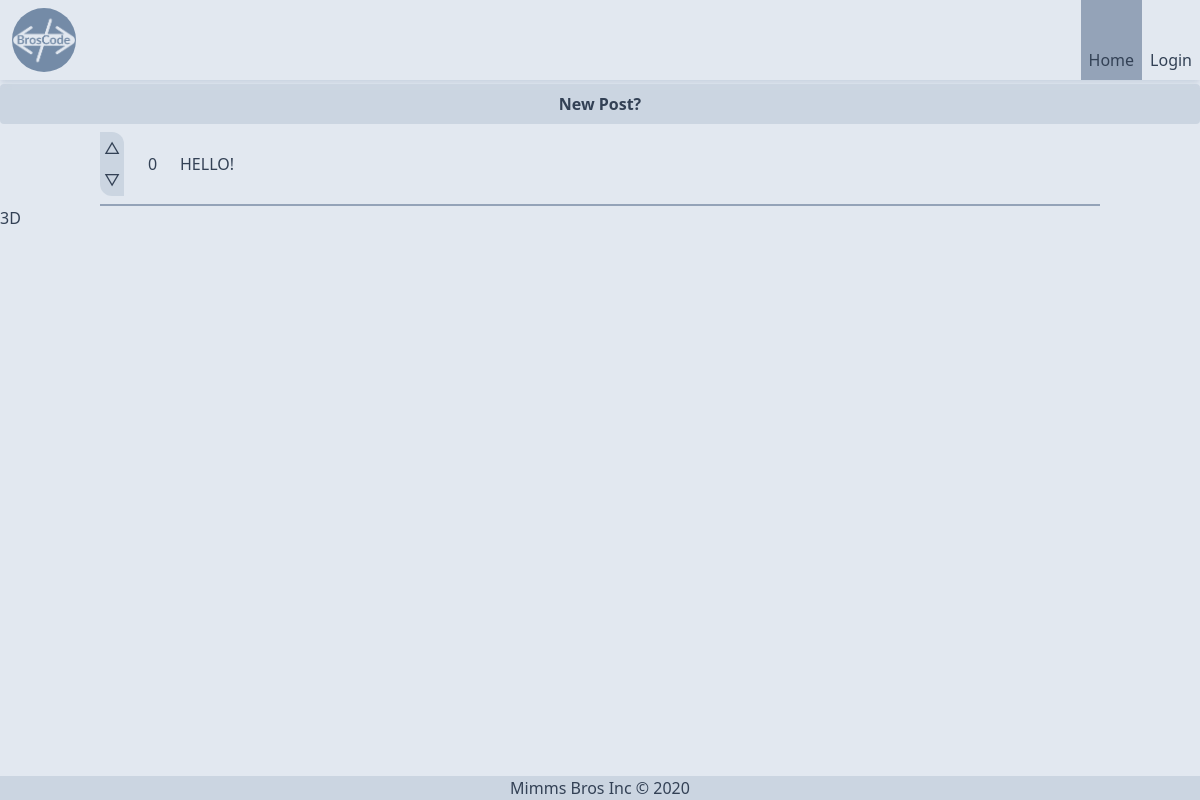
The app's page /, older data.
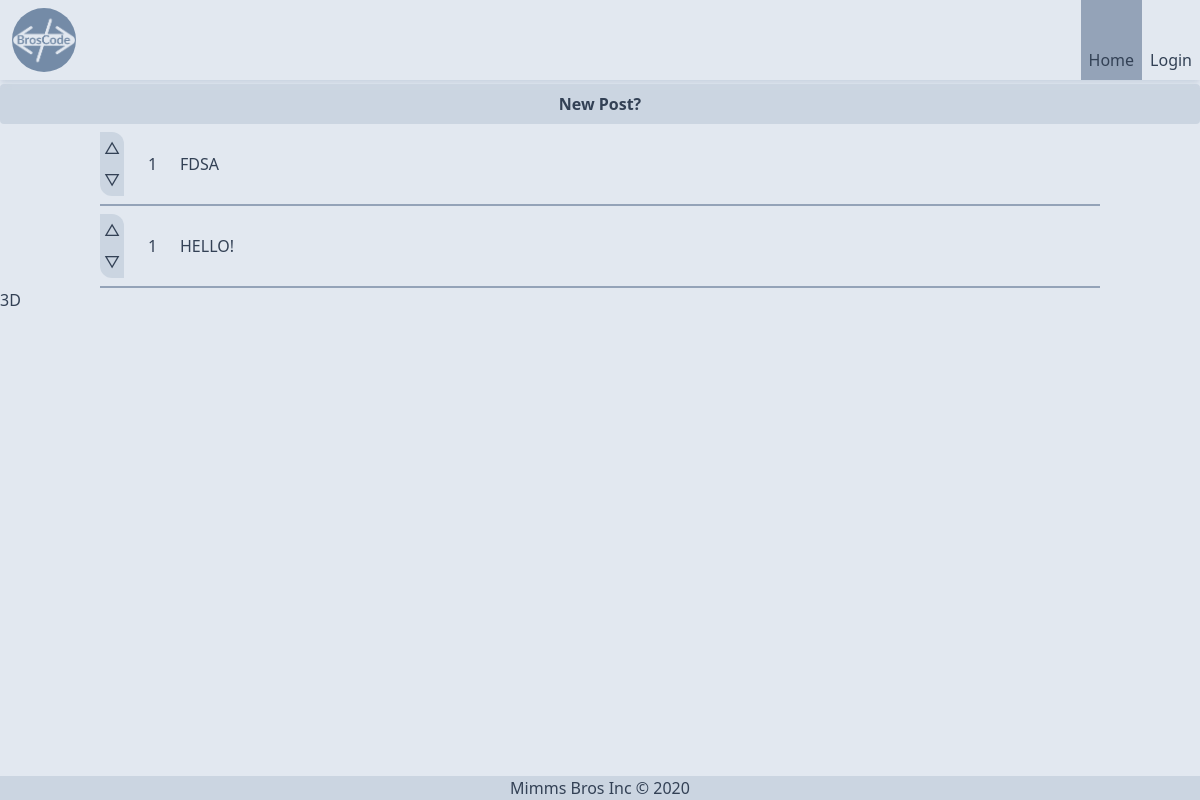
The same page, newer data.
### blog/models.py (models this page shows, shortened)
class Post(models.Model):
    author = models.ForeignKey(User, on_delete=models.CASCADE)
    title = models.CharField(max_length=100)
    content = models.TextField()
    created_at = models.DateTimeField(auto_now_add=True)
    updated_at = models.DateTimeField(auto_now=True)
    votes = models.IntegerField(default=0)
    users_upvoted = models.ManyToManyField(User, blank=True, related_name='users_upvoted_post')
    users_downvoted = models.ManyToManyField(User, blank=True, related_name='users_downvoted_post')

### blog/views.py (the view)
# urls.py: path('', views.index, name='index'),
def index(request):
    latest_posts_list = Post.objects.order_by('-created_at')[:5]
    latest_posts_comments = []
    if latest_posts_list:
        latest_posts_comments = [Comment.objects.filter(post=post) for post in latest_posts_list]
    context = {'latest_posts_list': latest_posts_list, 'latest_posts_comments': latest_posts_comments}
    return render(request, 'blog/index.html', context)

### blog/templates/blog/index.html (shortened to what this page needs)
{% extends "blog/base.html" %}
{% load static tailwind_tags %}
{% load static %}
    {% block content %}
    <a class="flex bg-slate-300 justify-center bg-accent-dark hover:bg-slate-400 text-accent-lighter font-bold py-2 px-4 rounded" href="{% url 'blog:new_post'%}">New Post?</a>
    <div id="postList" class="flex flex-col w-full align-middle items-center justify-center">
    {% if latest_posts_list %}
        <ul class="flex flex-col w-10/12 align-middle items-center justify-center">
        {% for post in latest_posts_list %}
        <div class="w-full h-full border-b-2 border-slate-400">
            <li class=" flex my-2 items-center bg-primary text-accent-darkest w-full h-full rounded-lg">
                <div class="h-min w-8">
                    <button class="p-1 rounded-tr-xl bg-slate-300 hover:bg-slate-400 active:bg-slate-500" id="up{{post.id}}" onclick=vote('up','post','{{post.id}}','{{csrf_token}}')>
                        {% if user in post.users_upvoted.all %}
                            ▲
                        {% else %}
                            △
                        {% endif %}
                    </button>
                    <button class="p-1 rounded-bl-xl bg-slate-300 hover:bg-slate-400 active:bg-slate-500" id="down{{post.id}}" onclick=vote('down','post','{{post.id}}','{{csrf_token}}')>
                        {% if user in post.users_downvoted.all %}
                            ▼
                        {% else %}
                            ▽
                        {% endif %}
                    </button>
                </div>
                <div class="flex align-middle">
                    <div class="flex flex-col ml-4 w-4 justify-center " id="votes{{post.id}}">
                        {{post.votes}}
                    </div>
                    <a href="{% url 'blog:post' post.id %}" class=" hover:bg-slate-300 rounded-full m-2 p-2">
                        {{ post.title | upper }}
                    </a>
                </div>
            </li>
        </div>
        {% endfor %}
        </ul>
    </div>
    {% else %}
        <p> No posts are available</p>
    {% endif %}
    <div class="flex content-center">
        <a href="{% url 'blog:3d' %}">3D</a>
    </div>
{% endblock %}

Row changes from the older to the newer data that the page shows:
added Post: votes "1", title "FDSA"
changed Post "HELLO!": votes "0" → "1"
